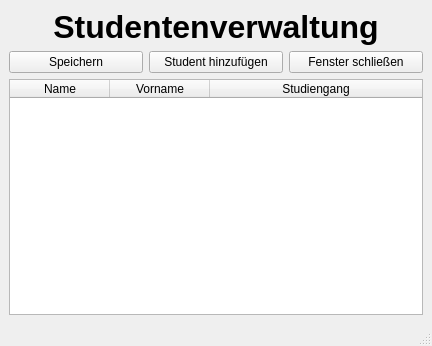
<?xml version="1.0" encoding="UTF-8"?>
<ui version="4.0">
 <class>MainWindow</class>
 <widget class="QMainWindow" name="MainWindow">
  <property name="geometry">
   <rect>
    <x>0</x>
    <y>0</y>
    <width>432</width>
    <height>346</height>
   </rect>
  </property>
  <property name="cursor">
   <cursorShape>ArrowCursor</cursorShape>
  </property>
  <property name="windowTitle">
   <string>MainWindow</string>
  </property>
  <widget class="QWidget" name="centralwidget">
   <layout class="QGridLayout" name="gridLayout">
    <item row="2" column="2">
     <widget class="QPushButton" name="closeWindow">
      <property name="text">
       <string>Fenster schließen</string>
      </property>
     </widget>
    </item>
    <item row="2" column="0">
     <widget class="QPushButton" name="saveTable">
      <property name="text">
       <string>Speichern</string>
      </property>
     </widget>
    </item>
    <item row="1" column="0" colspan="3">
     <widget class="QLabel" name="label">
      <property name="font">
       <font>
        <pointsize>24</pointsize>
        <weight>75</weight>
        <bold>true</bold>
       </font>
      </property>
      <property name="text">
       <string>Studentenverwaltung</string>
      </property>
      <property name="alignment">
       <set>Qt::AlignCenter</set>
      </property>
     </widget>
    </item>
    <item row="2" column="1">
     <widget class="QPushButton" name="newStudent">
      <property name="text">
       <string>Student hinzufügen</string>
      </property>
     </widget>
    </item>
    <item row="3" column="0" colspan="3">
     <widget class="QTableWidget" name="tableWidget">
      <property name="editTriggers">
       <set>QAbstractItemView::NoEditTriggers</set>
      </property>
      <attribute name="horizontalHeaderCascadingSectionResizes">
       <bool>false</bool>
      </attribute>
      <attribute name="horizontalHeaderShowSortIndicator" stdset="0">
       <bool>false</bool>
      </attribute>
      <attribute name="horizontalHeaderStretchLastSection">
       <bool>true</bool>
      </attribute>
      <attribute name="verticalHeaderVisible">
       <bool>false</bool>
      </attribute>
      <column>
       <property name="text">
        <string>Name</string>
       </property>
      </column>
      <column>
       <property name="text">
        <string>Vorname</string>
       </property>
      </column>
      <column>
       <property name="text">
        <string>Studiengang</string>
       </property>
      </column>
     </widget>
    </item>
   </layout>
  </widget>
  <widget class="QMenuBar" name="menubar">
   <property name="geometry">
    <rect>
     <x>0</x>
     <y>0</y>
     <width>432</width>
     <height>22</height>
    </rect>
   </property>
  </widget>
  <widget class="QStatusBar" name="statusbar"/>
 </widget>
 <resources/>
 <connections/>
</ui>
